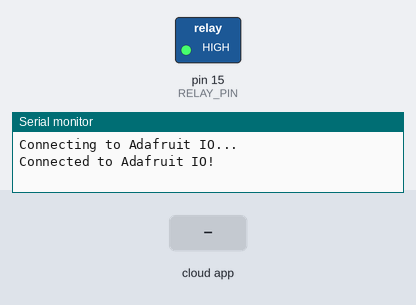
Recording of a sketch running on a simulated Arduino Uno, built for the host (arithmetic inside an expression is 32-bit, double 64-bit). Shown: switched loads named in the sketch (green lamp = pin HIGH), the last lines printed to the serial monitor. The inputs (shaded band) are chosen by the test bench.

Above: at 2.7 s.
2.8 s: the phone or cloud app sets motor to 1
At 3.3 s:
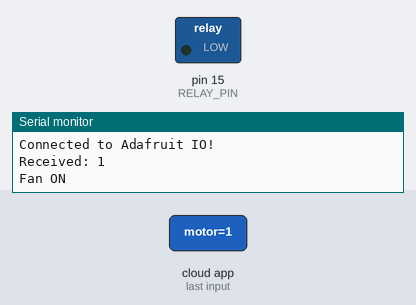
4.3 s: the phone or cloud app sets motor to 0
At 4.6 s:
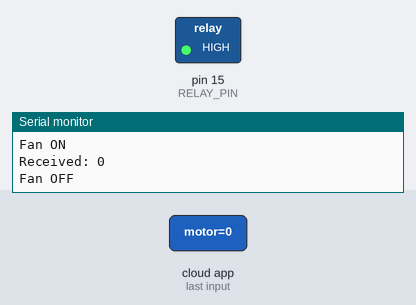
Timing chart, 0 to 7.3 s (numbered marks = the images above; inputs shaded):
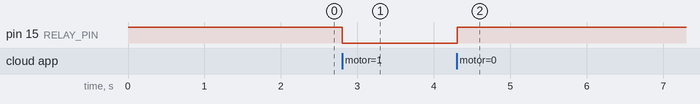

Measured:
- after the input at 2.8 s, pin 15 (RELAY_PIN): HIGH → LOW at once
- after the input at 4.3 s, pin 15 (RELAY_PIN): LOW → HIGH at once

The sketch:

Activity8.2_Smart_Fan.ino
```cpp
#include "AdafruitIO_WiFi.h"

// Adafruit IO credentials
#define IO_USERNAME  "YOUR_USERNAME"
#define IO_KEY       "yOUr_AdaFruiTKey"

// Wi-Fi credentials
#define WIFI_SSID    "WiFi_Name"
#define WIFI_PASS    "WiFI_PassWord"

// Relay pin
#define RELAY_PIN 15

// Create Adafruit IO connection
AdafruitIO_WiFi io(IO_USERNAME, IO_KEY, WIFI_SSID, WIFI_PASS);

// Adafruit IO feed
AdafruitIO_Feed *motor = io.feed("motor");

void setup() {
  pinMode(RELAY_PIN, OUTPUT);

  // Fan OFF initially (this relay is active-LOW, so HIGH = OFF here)
  digitalWrite(RELAY_PIN, HIGH);

  Serial.begin(115200);
  Serial.println("Connecting to Adafruit IO...");

  io.connect();

  while (io.status() < AIO_CONNECTED) {
    Serial.print(".");
    delay(500);
  }

  Serial.println();
  Serial.println("Connected to Adafruit IO!");

  motor->onMessage(handleMotor);
}

void loop() {
  io.run();  // Keep connection alive
}

// Function to receive ON/OFF commands
void handleMotor(AdafruitIO_Data *data) {
  int command = data->toInt();

  Serial.print("Received: ");
  Serial.println(command);

  if (command == 1) {
    digitalWrite(RELAY_PIN, LOW);   // Active-LOW relay: LOW energizes it
    Serial.println("Fan ON");
  }
  else if (command == 0) {
    digitalWrite(RELAY_PIN, HIGH);  // HIGH de-energizes it
    Serial.println("Fan OFF");
  }
}
```
